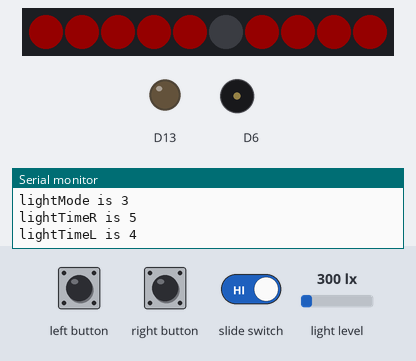
The sketch below on a simulated Adafruit Circuit Playground Express. On the bench: 10 RGB LEDs in strip order, left to right, output pins drawn as LEDs (lit = HIGH), buzzer (waves = sounding), the last lines printed to the serial monitor. The inputs (shaded band) are chosen by the test bench; at power-on: light level 300 lx. Dim RGB values are drawn brighter than linear; random numbers use the default seed unless the sketch sets one.

Above: at 1.36 s.
1.4 s: left button pressed for 3.2 s
At 4.0 s:
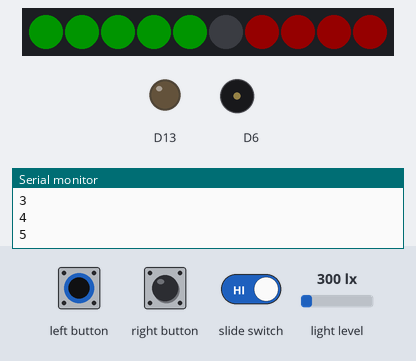
6.1 s: right button pressed for 3.2 s
At 8.0 s:
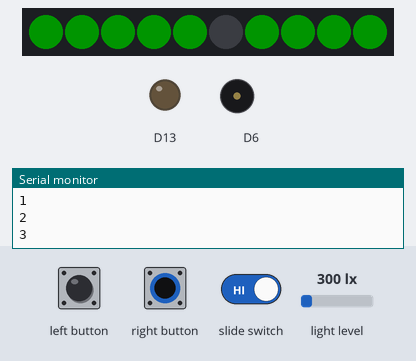
At 8.8 s:
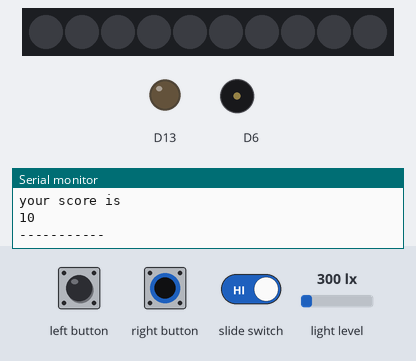
Timing chart, 0 to 10.3 s (numbered marks = the images above; inputs shaded):
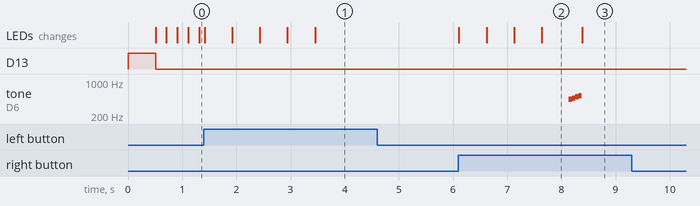

Measured:
- after the input at 6.1 s, tone on D6: plays 440 Hz for 0.06 s, 466 Hz for 0.06 s, 494 Hz for 0.06 s, 523 Hz for 0.06 s, starting after 2.0 s
- what the display in image 2 shows lasts 0.8 s, from 7.6 s to 8.4 s

The sketch:

FinalGameProject.ino
```cpp
#include <Adafruit_CircuitPlayground.h>
#include <Wire.h> //communication for sensors
#include <SPI.h> //short distance communication for microcontrollers and sensors

int count = 1; // Current round count

int score = 0; // Store the player's score

// Constants for timing and game difficulty
int holding = 500; // Duration to hold the button in milliseconds
int loading = 100; // Delay between lighting up LEDs in milliseconds
int timer = 10;    // Time delay for each loop iteration in milliseconds
int level = 0;     // Game level

bool leftButtonPressed;  // if the left button is pressed
bool rightButtonPressed; // if the right button is pressed

bool slideSwitch = CircuitPlayground.slideSwitch();//slide switch

void setup() {
  Serial.begin(9600); // Initialize serial communication
  CircuitPlayground.begin(); // Initialize Circuit Playground board
}

void loop() {
  // Local variables for various aspects of light patterns
  int lightMode;
  int lightTime;
  int lightTimeR;
  int lightTimeL;

  int longerTime;

  bool slideSwitch = CircuitPlayground.slideSwitch(); // Reads the state of the slide switch

  // Clear all LEDs and turn off the red LED
  CircuitPlayground.clearPixels();
  CircuitPlayground.redLED(LOW);

  // Check if the slide switch is on
  if (slideSwitch) {
    if (count == 1) {
      // Generate random parameters for the light pattern
      int lightMode = random(1, 5);
      int lightTime = random(1, 6);
      int lightTimeR = random(1, 6);
      int lightTimeL = random(1, 6);

      // Determine the longer time between lightTimeR and lightTimeL
      if (lightTimeR > lightTimeL) {
        longerTime = lightTimeR;
      } else if (lightTimeR <= lightTimeL) {
        longerTime = lightTimeL;
      }

      //Print the longer time to serial monitor
      Serial.print("longer Time is ");
      Serial.println(longerTime);

      // Execute different light patterns based on lightMode
      switch (lightMode) {
        case 1:
          //Print current lightMode and lightTime
          Serial.print("lightMode is ");
          Serial.println(lightMode);
          Serial.print("lightTime is ");
          Serial.println(lightTime);

          // Light up LEDs with delay
          for (int i = 0; i < lightTime; i++) {
            CircuitPlayground.setPixelColor(i, 255, 0, 0);
            delay(loading);
          }
          break;

        case 2:
          // Print current lightMode and lightTimeR
          Serial.print("lightMode is ");
          Serial.println(lightMode);
          Serial.print("lightTimeR is ");
          Serial.println(lightTime);

          // Light up LEDs from right to left with delay
          for (int i = 0; i < lightTime; i++) {
            int ll = map(i, 0, 4, 9, 5);
            CircuitPlayground.setPixelColor(ll, 255, 0, 0);
            delay(loading);
          }
          break;

        case 3:
          //Print current lightMode and both lightTimeR and lightTimeL
          Serial.print("lightMode is ");
          Serial.println(lightMode);
          Serial.print("lightTimeR is ");
          Serial.println(lightTimeR);
          Serial.print("lightTimeL is ");
          Serial.println(lightTimeL);

          // Light up LEDs from both ends towards the center with delay
          for (int i = 0; i < lightTimeR || i < lightTimeL; i++) {
            if (i < lightTimeR) {
              CircuitPlayground.setPixelColor(i, 255, 0, 0);
              delay(loading);
            }
            if (i < lightTimeL) {
              CircuitPlayground.setPixelColor(9 - i, 255, 0, 0);
              delay(loading);
            }
          }
          break;

        case 4:
          //Print current lightMode
          Serial.print("lightMode is ");
          Serial.println(lightMode);

          // Light up all LEDs and turn on the red LED
          CircuitPlayground.setPixelColor(0, 255, 0, 0);
          CircuitPlayground.setPixelColor(1, 255, 0, 0);
          CircuitPlayground.setPixelColor(2, 255, 0, 0);
          CircuitPlayground.setPixelColor(3, 255, 0, 0);
          CircuitPlayground.setPixelColor(4, 255, 0, 0);
          CircuitPlayground.setPixelColor(5, 255, 0, 0);
          CircuitPlayground.setPixelColor(6, 255, 0, 0);
          CircuitPlayground.setPixelColor(7, 255, 0, 0);
          CircuitPlayground.setPixelColor(8, 255, 0, 0);
          CircuitPlayground.setPixelColor(9, 255, 0, 0);
          CircuitPlayground.redLED(HIGH);
          break;
      }

      // Variables and loop for player input
      int right = 0;
      int left = 0;
      int step = 0;

      // Loop for the "lightMode 1" pattern
      while (lightMode == 1) { //'while' loop condition checks if the value of 'lightMode' is equal to 1.
        // Increment step counter
        step++; // used to keep track of the number of steps taken within this specific pattern

        // Read button states
        leftButtonPressed = CircuitPlayground.rightButton();
        rightButtonPressed = CircuitPlayground.leftButton();

        // Check if the right button is pressed within the time limit
        if (right < lightTime && rightButtonPressed) {
          CircuitPlayground.setPixelColor(right, 0, 255, 0);
          right++;
          score++;
          Serial.println(right);
          delay(holding);
        } else if (leftButtonPressed || (step * timer) > ((lightTime * holding) * 1.5)) {
          count = 0;
          break;
        } else if (right >= lightTime) {
          passTone();
          break;
        }
        delay(timer);
      }

      // Loop for the "lightMode 2" pattern
      while (lightMode == 2) {
        // Increment step counter
        step++;

        // Read button states
        leftButtonPressed = CircuitPlayground.rightButton();
        rightButtonPressed = CircuitPlayground.leftButton();

        // Check if the left button is pressed within the time limit
        if (left < lightTime && leftButtonPressed) {
          CircuitPlayground.setPixelColor(9 - left, 0, 255, 0);
          left++;
          score++;
          Serial.println(left);
          delay(holding);
        } else if (rightButtonPressed || (step * timer) > ((lightTime * holding) * 1.5)) {
          count = 0;
          break;
        } else if (
  // right button pressed or time limit exceeded, exit loop
  left >= lightTime) {
          passTone();
          break;
        }
        delay(timer);
      }

      // Loop for the "lightMode 3" pattern
      while (lightMode == 3) {
        // Increment step counter
        step++;

        // Read button states
        leftButtonPressed = CircuitPlayground.rightButton();
        rightButtonPressed = CircuitPlayground.leftButton();

        // Check if the right button is pressed within the time limit
        if ((right < lightTimeR) && rightButtonPressed) {
          CircuitPlayground.setPixelColor(right, 0, 255, 0);
          delay(holding);
          right++;
          score++;
          Serial.println(right);
        }

        // Check if the left button is pressed within the time limit
        if (left < lightTimeL && leftButtonPressed) {
          CircuitPlayground.setPixelColor(9 - left, 0, 255, 0);
          delay(holding);
          left++;
          score++;
          Serial.println(left);
        }

        // Check if time limit exceeded
        if ((step * timer) > (longerTime * holding) * 1.5) {
          count = 0;
          break;
        }

        // Check if both sides reached their respective light times
        if (right >= lightTimeR && left >= lightTimeL) {
          passTone();
          break;
        }
        delay(timer);
      }

      // Loop for the "lightMode 4" pattern
      while (lightMode == 4) {
        // Increment step counter
        step++;

        // Read button states
        leftButtonPressed = CircuitPlayground.rightButton();
        rightButtonPressed = CircuitPlayground.leftButton();

        // Read light sensor value
        int lightLevel = CircuitPlayground.lightSensor();

        // Check if any button is pressed, exit loop
        if (leftButtonPressed || rightButtonPressed) {
          count = 0;
          break;
        }

        // If light level is low, light up all LEDs and increment score
        if (lightLevel < 200) {
          for (int i = 0; i < 10; i++) {
            CircuitPlayground.setPixelColor(i, 0, 255, 0);
          }
          score++;
          delay(holding);
          break;
        }
        delay(timer);
      }

      // Print the player's score
      Serial.println("your score is");
      Serial.println(score);
      Serial.println("-----------");
    }
  }
}

// Function to play a tone indicating a passed round
void passTone() {
  CircuitPlayground.playTone(440, 60);
  CircuitPlayground.playTone(466, 60);
  CircuitPlayground.playTone(494, 60);
  CircuitPlayground.playTone(523, 60);
}
```
